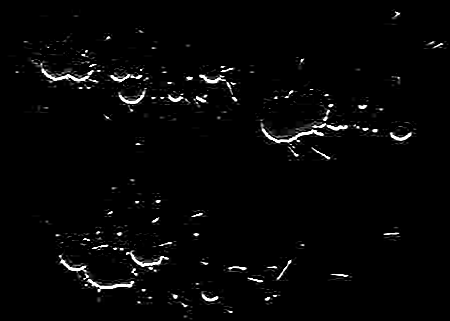
#> input picture Semester II/Computervisie/labo/labo2/img/blotsEX5.png, 450 x 321 px
$ python labo2_ex6.py img/blotsEX5.png
#> lines starting #> are read from the running program, lines starting #| are printed output that depends on the picture
import cv2
import sys
import os.path
import numpy

#blots.png
try:
    fullPath = sys.argv[1]
except IndexError:
    print("One parameter required: the path of an image.")
    exit(1)

if (not os.path.isfile(fullPath)):
    print("'" + fullPath + "' is not an existing file.")
    exit(2)

filepath, filename = os.path.split(fullPath)
cv2.namedWindow(filename)

image = cv2.imread(fullPath)
#> image is the input picture: shape (321, 450, 3); min 0, max 255, mean 5.9

size = 15
kernel = numpy.zeros((size, size)) # de matrix zal de figuur uitsmeren naar rechtsonder
for i in range(0, 7):
    kernel[i][i] = 1/7

filteredImage = cv2.imread(fullPath)
cv2.filter2D(image, -1, kernel, filteredImage, (size - 1, size - 1))
result = cv2.hconcat((image, filteredImage))
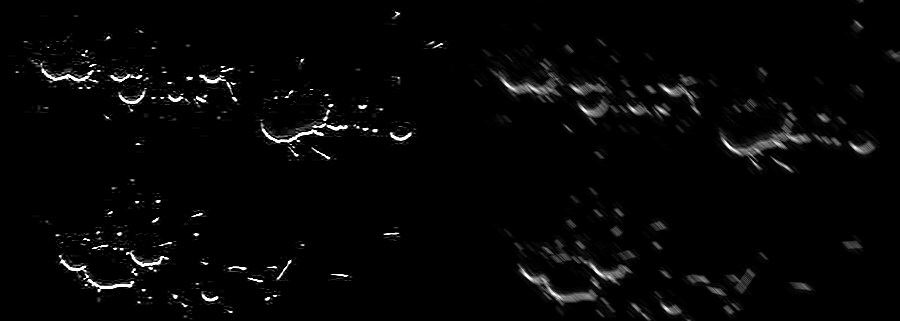
#> result: shape (321, 900, 3); min 0, max 255, mean 5.9
cv2.imshow(filename, result)
cv2.waitKey()

filename, extension = filename.split(".")
savePath = filepath + "\\" + filename + "EX6." + extension
print("Saving as: " + savePath)
cv2.imwrite(savePath, filteredImage)
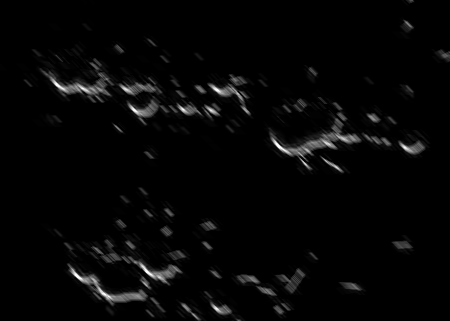
#> saved as blotsEX5EX6.png: shape (321, 450, 3); min 0, max 255, mean 5.9

$ run again, on Semester II/Computervisie/labo/labo2/img/buildingSOBEL.png
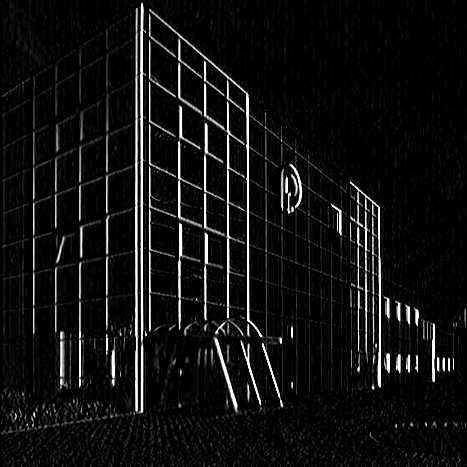
#> input picture Semester II/Computervisie/labo/labo2/img/buildingSOBEL.png, 467 x 467 px
#> image is the input picture: shape (467, 467, 3); min 0, max 255, mean 16.8
#> `result = cv2.hconcat((image, filteredImage))`:
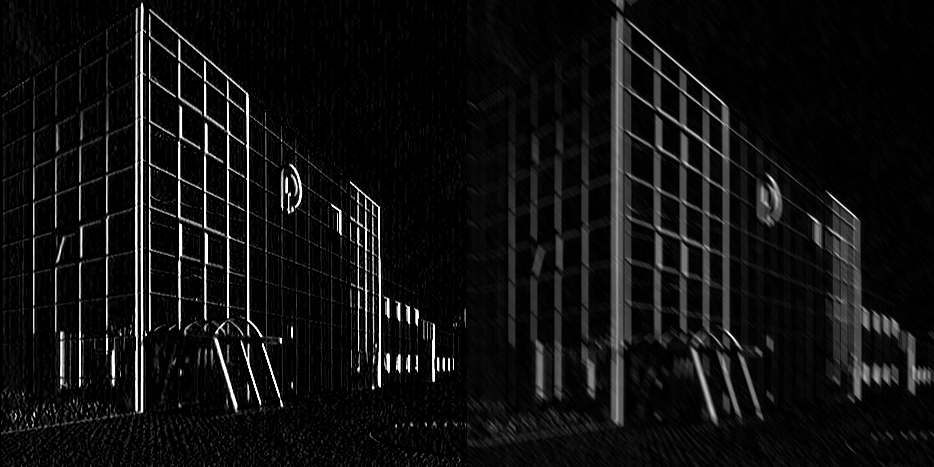
#> result: shape (467, 934, 3); min 0, max 255, mean 16.8
#> `cv2.imwrite(savePath, filteredImage)`:
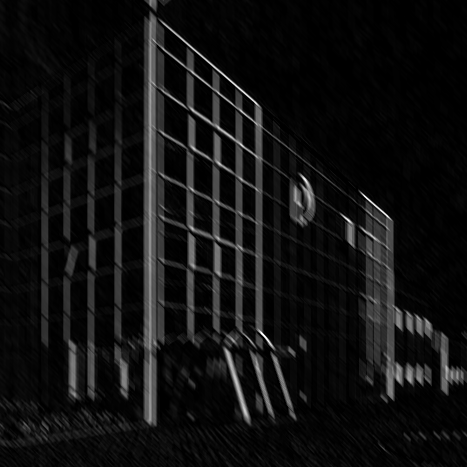
#> saved as buildingSOBELEX6.png: shape (467, 467, 3); min 0, max 255, mean 16.8
